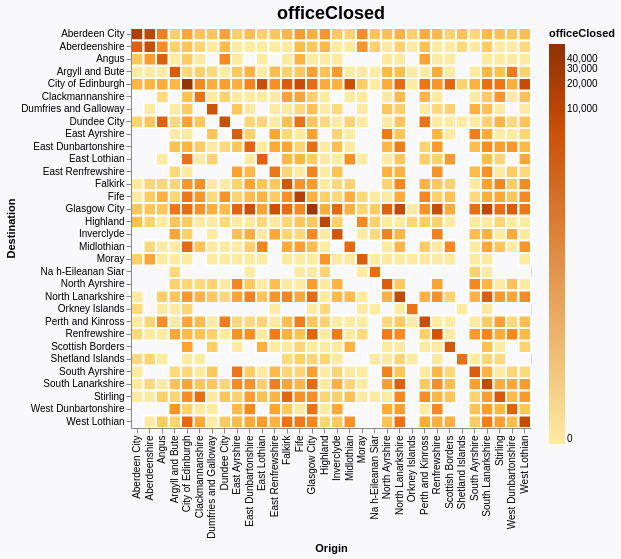

Express this chart as Vega-Lite.
### Vega-Lite specification from a JSON file in a GitHub repository (floating-point values rounded to 4 significant figures; data arrays with more than 128 entries replaced by an {"elided": "..."} marker saying what was removed)
{"$schema": "https://vega.github.io/schema/vega-lite/v5.json", "config": {"view": {}}, "background": "#f9f9fc", "title": {"text": "officeClosed", "fontSize": 18}, "width": 400, "height": 400, "data": {"values": {"elided": "802 records"}}, "transform": [{"lookup": "source", "from": {"data": {"values": [{"lad17cd": "S12000005", "lad17nm": "Clackmannanshire", "cx": "291538", "cy": "695953"}, {"lad17cd": "S12000008", "lad17nm": "East Ayrshire", "cx": "253876", "cy": "624467"}, {"lad17cd": "S12000010", "lad17nm": "East Lothian", "cx": "354574", "cy": "671565"}, {"lad17cd": "S12000011", "lad17nm": "East Renfrewshire", "cx": "251243", "cy": "653894"}, {"lad17cd": "S12000013", "lad17nm": "Na h-Eileanan Siar", "cx": "126079", "cy": "925104"}, {"lad17cd": "S12000014", "lad17nm": "Falkirk", "cx": "287614", "cy": "679220"}, {"lad17cd": "S12000006", "lad17nm": "Dumfries and Galloway", "cx": "274463", "cy": "577773"}, {"lad17cd": "S12000015", "lad17nm": "Fife", "cx": "330459", "cy": "705129"}, {"lad17cd": "S12000017", "lad17nm": "Highland", "cx": "241140", "cy": "858171"}, {"lad17cd": "S12000018", "lad17nm": "Inverclyde", "cx": "228525", "cy": "670749"}, {"lad17cd": "S12000019", "lad17nm": "Midlothian", "cx": "329748", "cy": "661150"}, {"lad17cd": "S12000020", "lad17nm": "Moray", "cx": "323513", "cy": "844187"}, {"lad17cd": "S12000021", "lad17nm": "North Ayrshire", "cx": "229194", "cy": "651054"}, {"lad17cd": "S12000023", "lad17nm": "Orkney Islands", "cx": "336664", "cy": "1013618"}, {"lad17cd": "S12000024", "lad17nm": "Perth and Kinross", "cx": "287512", "cy": "743022"}, {"lad17cd": "S12000040", "lad17nm": "West Lothian", "cx": "301455", "cy": "667064"}, {"lad17cd": "S12000026", "lad17nm": "Scottish Borders", "cx": "349818", "cy": "631748"}, {"lad17cd": "S12000027", "lad17nm": "Shetland Islands", "cx": "436220", "cy": "1158484"}, {"lad17cd": "S12000028", "lad17nm": "South Ayrshire", "cx": "229826", "cy": "601763"}, {"lad17cd": "S12000038", "lad17nm": "Renfrewshire", "cx": "240948", "cy": "664304"}, {"lad17cd": "S12000039", "lad17nm": "West Dunbartonshire", "cx": "243650", "cy": "680064"}, {"lad17cd": "S12000029", "lad17nm": "South Lanarkshire", "cx": "285631", "cy": "637701"}, {"lad17cd": "S12000030", "lad17nm": "Stirling", "cx": "255534", "cy": "707548"}, {"lad17cd": "S12000033", "lad17nm": "Aberdeen City", "cx": "389618", "cy": "807854"}, {"lad17cd": "S12000034", "lad17nm": "Aberdeenshire", "cx": "361564", "cy": "817234"}, {"lad17cd": "S12000035", "lad17nm": "Argyll and Bute", "cx": "199951", "cy": "692400"}, {"lad17cd": "S12000036", "lad17nm": "City of Edinburgh", "cx": "319752", "cy": "670857"}, {"lad17cd": "S12000041", "lad17nm": "Angus", "cx": "343195", "cy": "759046"}, {"lad17cd": "S12000042", "lad17nm": "Dundee City", "cx": "340844", "cy": "732132"}, {"lad17cd": "S12000044", "lad17nm": "North Lanarkshire", "cx": "277459", "cy": "666649"}, {"lad17cd": "S12000045", "lad17nm": "East Dunbartonshire", "cx": "260184", "cy": "675970"}, {"lad17cd": "S12000046", "lad17nm": "Glasgow City", "cx": "259332", "cy": "667323"}]}, "key": "lad17cd", "fields": ["lad17nm"]}, "as": ["srcName"]}, {"lookup": "dest", "from": {"data": {"values": [{"lad17cd": "S12000005", "lad17nm": "Clackmannanshire", "cx": "291538", "cy": "695953"}, {"lad17cd": "S12000008", "lad17nm": "East Ayrshire", "cx": "253876", "cy": "624467"}, {"lad17cd": "S12000010", "lad17nm": "East Lothian", "cx": "354574", "cy": "671565"}, {"lad17cd": "S12000011", "lad17nm": "East Renfrewshire", "cx": "251243", "cy": "653894"}, {"lad17cd": "S12000013", "lad17nm": "Na h-Eileanan Siar", "cx": "126079", "cy": "925104"}, {"lad17cd": "S12000014", "lad17nm": "Falkirk", "cx": "287614", "cy": "679220"}, {"lad17cd": "S12000006", "lad17nm": "Dumfries and Galloway", "cx": "274463", "cy": "577773"}, {"lad17cd": "S12000015", "lad17nm": "Fife", "cx": "330459", "cy": "705129"}, {"lad17cd": "S12000017", "lad17nm": "Highland", "cx": "241140", "cy": "858171"}, {"lad17cd": "S12000018", "lad17nm": "Inverclyde", "cx": "228525", "cy": "670749"}, {"lad17cd": "S12000019", "lad17nm": "Midlothian", "cx": "329748", "cy": "661150"}, {"lad17cd": "S12000020", "lad17nm": "Moray", "cx": "323513", "cy": "844187"}, {"lad17cd": "S12000021", "lad17nm": "North Ayrshire", "cx": "229194", "cy": "651054"}, {"lad17cd": "S12000023", "lad17nm": "Orkney Islands", "cx": "336664", "cy": "1013618"}, {"lad17cd": "S12000024", "lad17nm": "Perth and Kinross", "cx": "287512", "cy": "743022"}, {"lad17cd": "S12000040", "lad17nm": "West Lothian", "cx": "301455", "cy": "667064"}, {"lad17cd": "S12000026", "lad17nm": "Scottish Borders", "cx": "349818", "cy": "631748"}, {"lad17cd": "S12000027", "lad17nm": "Shetland Islands", "cx": "436220", "cy": "1158484"}, {"lad17cd": "S12000028", "lad17nm": "South Ayrshire", "cx": "229826", "cy": "601763"}, {"lad17cd": "S12000038", "lad17nm": "Renfrewshire", "cx": "240948", "cy": "664304"}, {"lad17cd": "S12000039", "lad17nm": "West Dunbartonshire", "cx": "243650", "cy": "680064"}, {"lad17cd": "S12000029", "lad17nm": "South Lanarkshire", "cx": "285631", "cy": "637701"}, {"lad17cd": "S12000030", "lad17nm": "Stirling", "cx": "255534", "cy": "707548"}, {"lad17cd": "S12000033", "lad17nm": "Aberdeen City", "cx": "389618", "cy": "807854"}, {"lad17cd": "S12000034", "lad17nm": "Aberdeenshire", "cx": "361564", "cy": "817234"}, {"lad17cd": "S12000035", "lad17nm": "Argyll and Bute", "cx": "199951", "cy": "692400"}, {"lad17cd": "S12000036", "lad17nm": "City of Edinburgh", "cx": "319752", "cy": "670857"}, {"lad17cd": "S12000041", "lad17nm": "Angus", "cx": "343195", "cy": "759046"}, {"lad17cd": "S12000042", "lad17nm": "Dundee City", "cx": "340844", "cy": "732132"}, {"lad17cd": "S12000044", "lad17nm": "North Lanarkshire", "cx": "277459", "cy": "666649"}, {"lad17cd": "S12000045", "lad17nm": "East Dunbartonshire", "cx": "260184", "cy": "675970"}, {"lad17cd": "S12000046", "lad17nm": "Glasgow City", "cx": "259332", "cy": "667323"}]}, "key": "lad17cd", "fields": ["lad17nm"]}, "as": ["dstName"]}], "encoding": {"x": {"field": "srcName", "type": "ordinal", "title": "Origin"}, "y": {"field": "dstName", "type": "ordinal", "title": "Destination"}, "color": {"field": "officeClosed", "type": "quantitative", "scale": {"type": "symlog", "domain": [0, 60000], "scheme": "yelloworangebrown"}, "legend": {"tickCount": 5, "gradientLength": 400}}, "tooltip": [{"field": "srcName", "type": "nominal", "title": "origin"}, {"field": "dstName", "type": "nominal", "title": "destination"}, {"field": "officeClosed", "type": "nominal"}]}, "mark": {"type": "rect", "stroke": "white", "strokeWidth": 2}}
